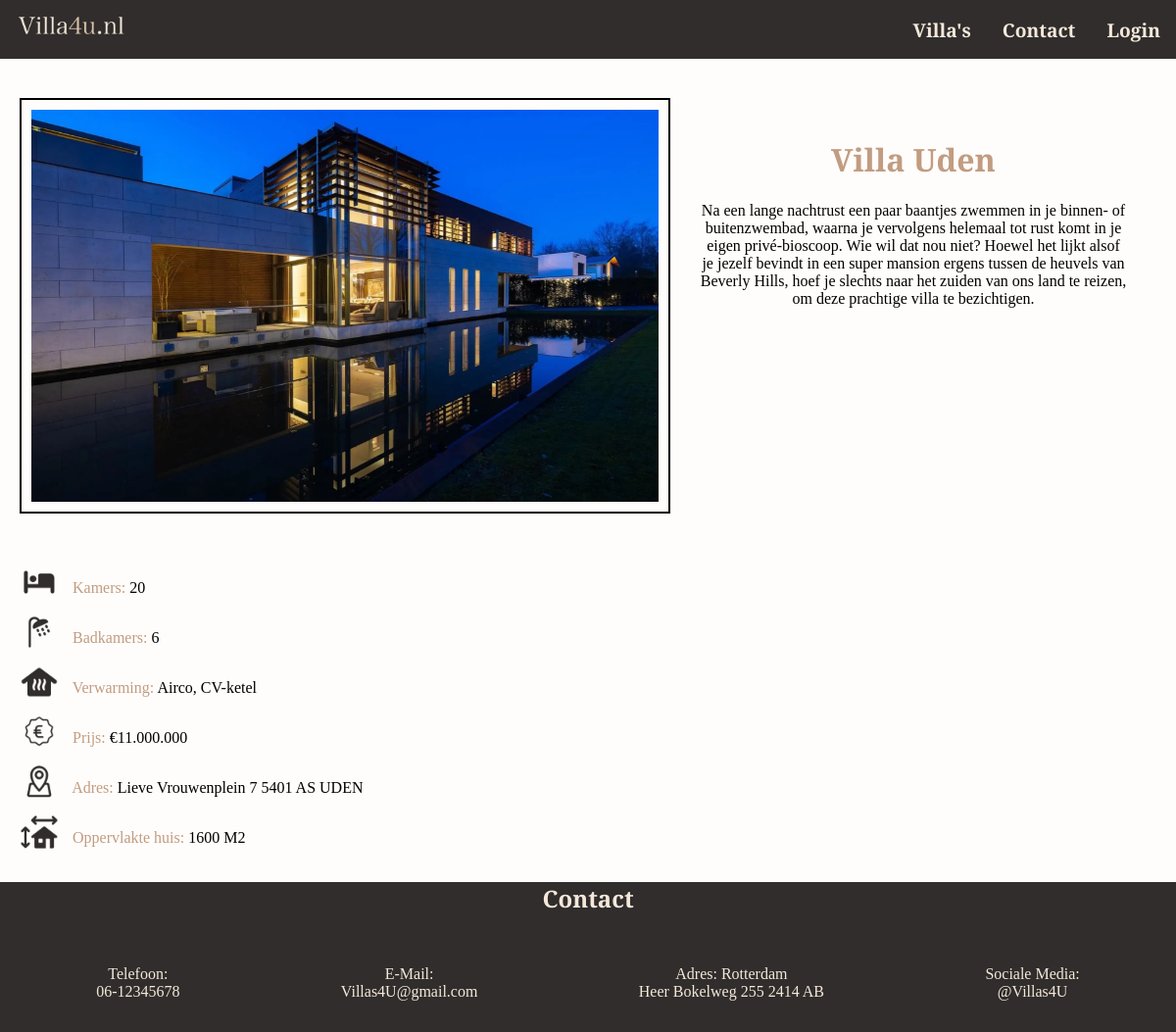
The page /villa.php?villa=1 on the database its author committed.
### tables this page shows
CREATE TABLE "villas"
(
    id          INTEGER
        constraint table_name_pk
            primary key,
    name        TEXT,
    description TEXT,
    price       REAL,
    thumbnail   TEXT,
    banner      TEXT
, photopath TEXT, "description0" TEXT, "description1" TEXT, "adres" TEXT, "rooms" TEXT, "bathrooms" TEXT, "temp" TEXT, "size" TEXT, "img1" TEXT, "img2" TEXT, "img3" TEXT, "img4" TEXT, "img5" TEXT, "img6" TEXT, "arrow" TEXT);

### utils/database.php (called while the page is built)
<?php
$db = new SQLite3("villa.sqlite");
function get_villa($id) {
    global $db;
    $villas = $db->prepare("SELECT * FROM villas WHERE villas.id = :id");
    $villas->bindValue(":id", $id);
    return $villas->execute()->fetchArray();
}

### villa.php (the view, shortened to what this page needs)
<?php
    require("utils/authenticate.php");
    require("utils/database.php");
    if(isset($_GET['villa'])) {
        $villa = get_villa($_GET['villa']);
    } else {
        echo "bruh";
        return;
    }
?>
<!doctype html>
<html lang="en">
<head>
    <link rel="stylesheet" href="css/headerfooter.css">
    <link rel="stylesheet" href="css/villalist.css">
    <link rel="stylesheet" href="css/villa.css">
</head>
<body>
    <?php
        require("utils/header.php")
    ?>
    <main>
        <div class="flexbox">
            <div class="img">
                <img src="<?=$villa['photopath']?>" alt="">
            </div>
            <div class="text">
                <h1><?=$villa['name']?></h1>
                <p>
                    <p><?= $villa['description'] ?></p>
                </p>
            </div>
        </div>
        <div class="flexbox1">
            <div class="info">
                    <p><img src="image/info/bedroom.png" alt="Kamer"> <a class="infotext">Kamers: </a><?=$villa['rooms']?></p>
                    <p><img src="image/info/bathroom.png" alt="Badkamer"> <a class="infotext">Badkamers: </a><?=$villa['bathrooms']?></p>
                    <p><img src="image/info/heat.png" alt="Verwarming"> <a class="infotext">Verwarming: </a><?=$villa['temp']?></p>
                    <p><img src="image/info/price.png" alt="Prijs"> <a class="infotext">Prijs: </a><?=$villa['price']?></p>
                    <p><img src="image/info/location.png" alt="Adres"> <a class="infotext">Adres: </a><?=$villa['adres']?></p>
                    <p><img src="image/info/m3.png" alt="Opp.vlakte huis"> <a class="infotext">Oppervlakte huis: </a><?=$villa['size']?></p>
                </div>
        </div>
    </main>
    <?php
        require("utils/footer.php")
    ?>
</body>
</html>

### css/headerfooter.css (style rules this page uses)
body { margin: 0; min-height: 100vh; font-family: 'EB Garamond', serif; background-color: #fffdfb; max-width: 100%; }

### css/villa.css (style rules this page uses)
main h1 { color: #c19c81; text-align: center; }
main { padding-left: 20px; padding-right: 20px; }
main img { width: 80vh; }
.img { border: 2px solid black; padding: 10px; max-height: 400px; }
.img img { height: 100%; }
.flexbox { display: flex; margin-top: 40px; }
.text h1 { color: #c19c81; text-align: center; }
.text { margin-top: 20px; padding-left: 30px; padding-right: 30px; text-align: center; }
.flexbox1 { display: flex; margin-top: 40px; }
.info { text-align: left; }
.info p { margin-top: 10px; }
.info p img { max-width: 40px; margin-bottom: -9px; margin-right: 10px; }
.infotext { color: #c19c81; }

### rows shown on the page
villas: photopath (picture), name "Villa Uden", description "Na een lange nachtrust een paar baantjes zwemmen in je binnen- of buitenzwembad, waarna je vervolgens helemaal tot rust komt in je eigen privé-bioscoop. Wie wil dat nou niet? Hoewel het lijkt alsof je jezelf bevindt in een super mansion ergens tussen de heuvels van Beverly Hills, hoef je slechts naar het zuiden van ons land te reizen, om deze prachtige villa te bezichtigen.", rooms "20", bathrooms "6", temp "Airco, CV-ketel", price "€11.000.000", adres "Lieve Vrouwenplein 7 5401 AS UDEN", size "1600 M2"
